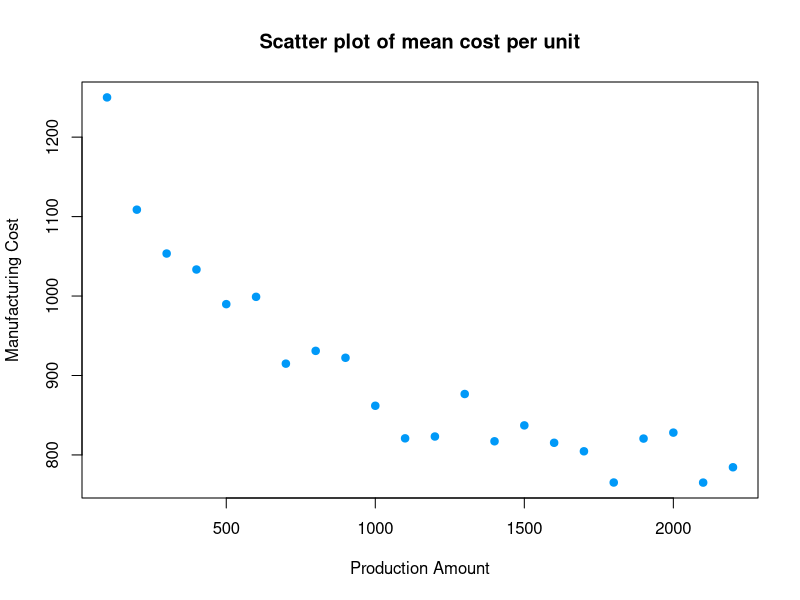
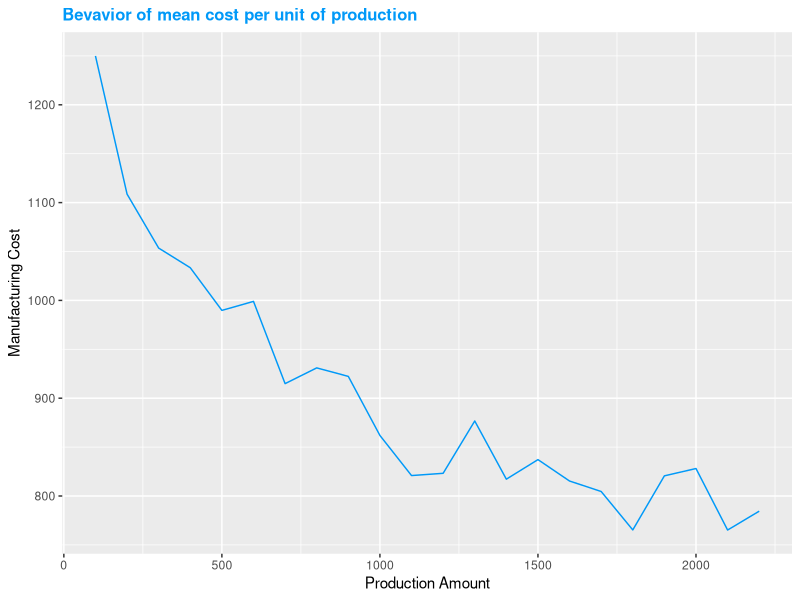
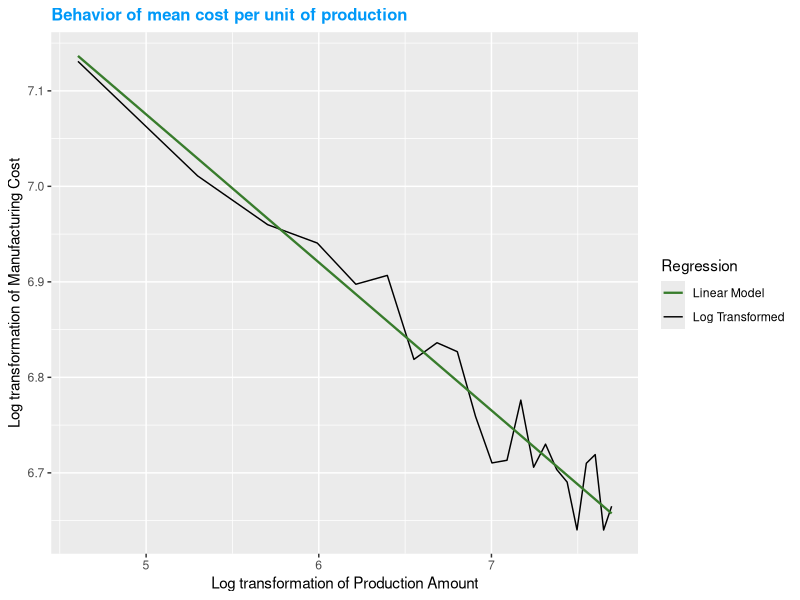
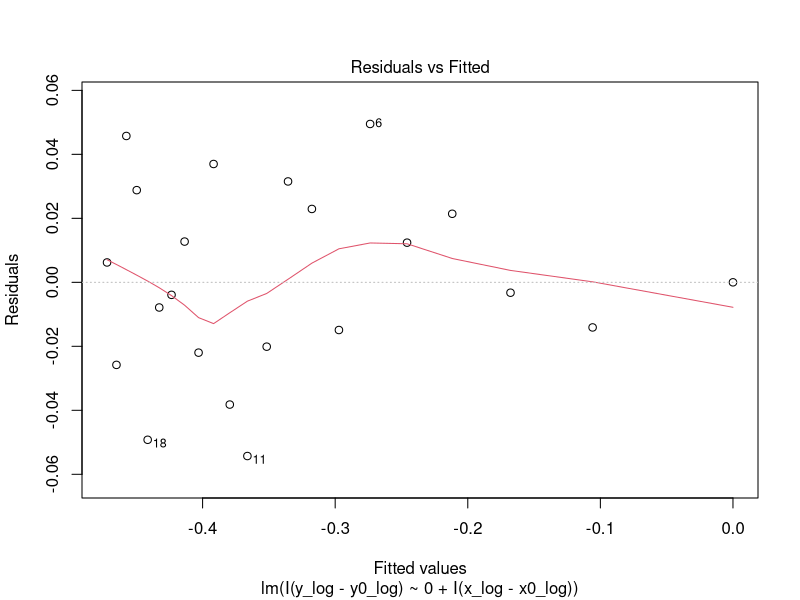
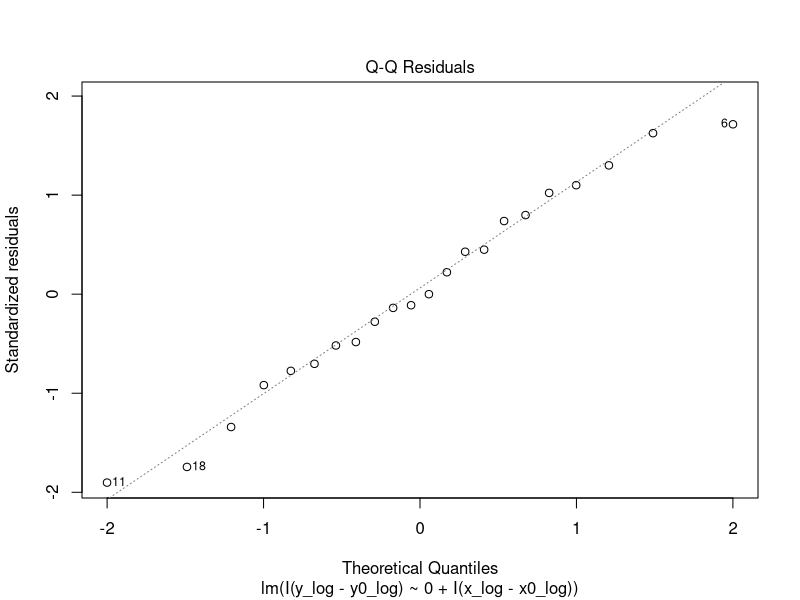
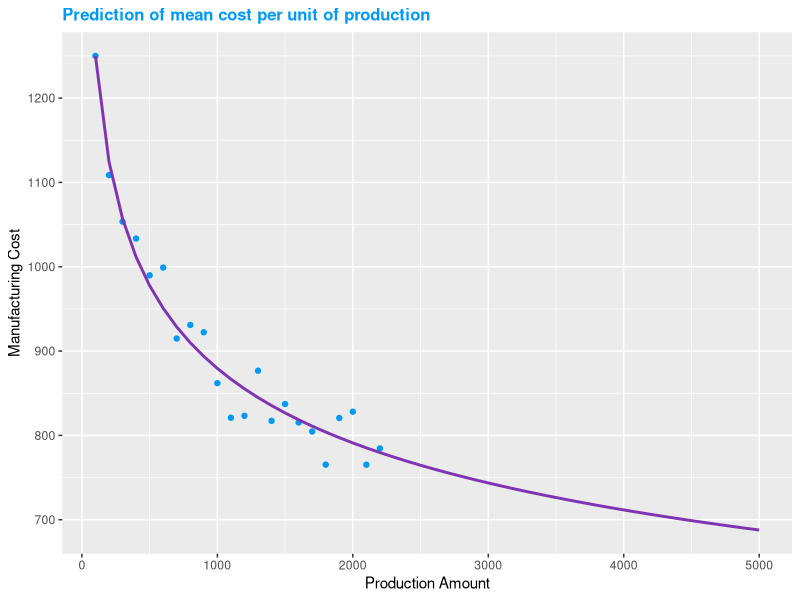
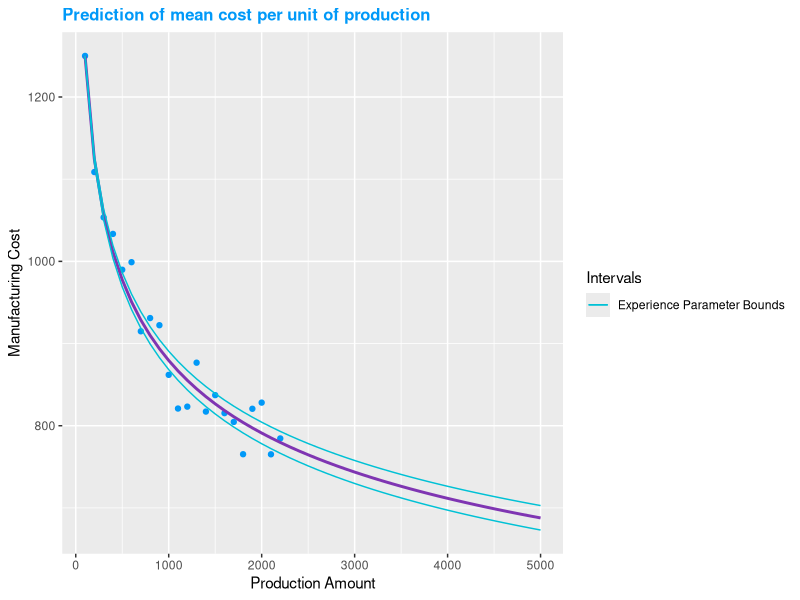
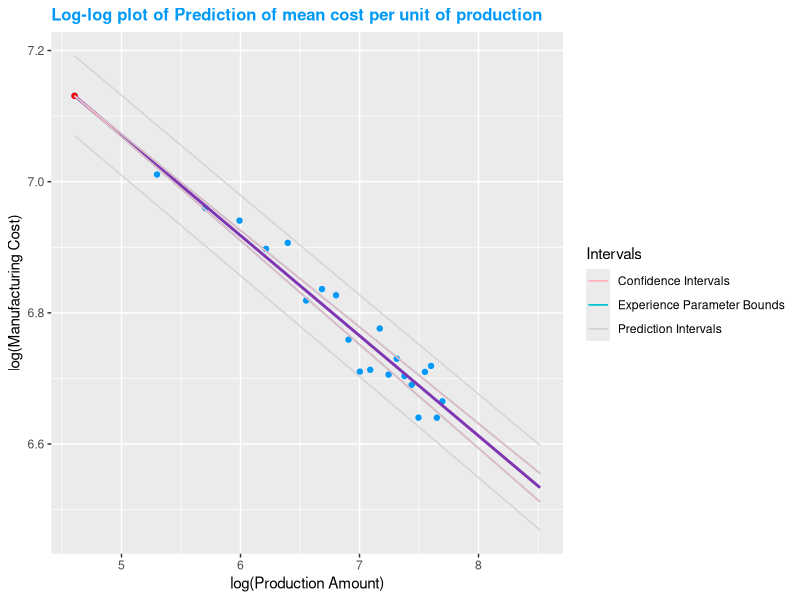

Write R code to recreate these figures, in order.
## ---- chunk 1
knitr::opts_chunk$set(message = FALSE, warning = FALSE)
## ---- chunk 2
rm(list=ls())
## ---- chunk 3
#import necesary libraries
library(data.table)
library(ggplot2)
library(kableExtra)
library(ggfortify)
## ---- chunk 4
#import data
sol_panels <- fread("Case_Stud_I.csv", sep = ",", header = T)

#display data extract
head(sol_panels) |> 
kbl() |> 
kable_classic_2(full_width = F)

#plot scatter plot of all available data
attach(sol_panels)
plot(number_of_solar_panels, manufacturing_cost, 
     main ="Scatter plot of mean cost per unit", 
     xlab = "Production Amount", 
     ylab = "Manufacturing Cost", 
     pch = 19, 
     col = "#0099F8")
detach(sol_panels)


#show curve with all available data
prod_curve_plot <- ggplot(data = sol_panels, 
                          aes(x= number_of_solar_panels, y = manufacturing_cost)) +
  geom_line(color = "#0099F8")+
  labs(title = "Bevavior of mean cost per unit of production", 
       x= "Production Amount", 
       y = "Manufacturing Cost")+
  theme(plot.title = element_text(color = "#0099F8", size = 12, face = "bold"))

#plot
prod_curve_plot
## ---- chunk 5
#plot the transformed variables
prod_curve_log <- ggplot(data = sol_panels, aes(x= log(number_of_solar_panels), y = log(manufacturing_cost), color = "Log Transformed")) +
  geom_line() +
  labs(title = "Behavior of mean cost per unit of production", 
       x= "Log transformation of Production Amount", 
       y = "Log transformation of Manufacturing Cost")+
  theme(plot.title = element_text(color = "#0099F8", size = 12, face = "bold"))+
  geom_smooth(method = "lm", 
              formula = y ~ x, 
              se = F,
              size = 0.8,
              aes(color = "Linear Model"))+
scale_color_manual(name = "Regression", values = c("Linear Model" = "#387C2C", "Log Transformed" = "black"))
prod_curve_log

## ---- chunk 6
#create a linear model passing througn first point in the data to predict experience curve values 
y_log=log(sol_panels$manufacturing_cost)
x_log=log(sol_panels$number_of_solar_panels)
y0_log = log(sol_panels$manufacturing_cost)[1]
x0_log = log(sol_panels$number_of_solar_panels)[1]

exp_curve_pred = lm(I(y_log-y0_log) ~ 0 + I(x_log-x0_log))
## ---- chunk 7
#check assumptions to see if model fits well
plot(exp_curve_pred, which=c(2,1))
summary(exp_curve_pred)
## ---- chunk 8
# get A from log-log fit intercept
intercept = y0_log - as.numeric(exp_curve_pred$coefficients[1])*(x0_log)

log_A <- intercept
A <- as.numeric(exp(log_A))
paste("A =",A)

#get b from log-log slope
b <- as.numeric(exp_curve_pred$coefficients[1])
paste("b =",b)
## ---- chunk 9
#progress ratio
prog_ratio = 2^b
paste("The progress ratio is:",prog_ratio)

#learning rate
learn_rate = 1-prog_ratio 
paste("The learning rate is:", learn_rate)
## ---- chunk 10
#create table with units up to 5000 cumulative
pred_cost_table <- data.frame("Production_Amount" = seq(100, 5000, 100))

#add column with predicted value
pred_cost_table["Pred_Cost"] <- (pred_cost_table$Production_Amount^b)*A
## ---- chunk 11

#create a plot to see real data vs prediction
pred_cost_plot <- ggplot() +
  geom_point(data = sol_panels,
             aes(x= number_of_solar_panels,
                 y = manufacturing_cost),
             color = "#0099F8") +
  geom_line(data = pred_cost_table,
            aes(x= Production_Amount,
                y = Pred_Cost),
            color = "#7F35B2",
            size = 1)+
  labs(title = "Prediction of mean cost per unit of production", 
       x= "Production Amount", 
       y = "Manufacturing Cost")+
  theme(plot.title = element_text(color = "#0099F8", size = 12, face = "bold"))
  
pred_cost_plot

## ---- chunk 12
#show last 4 periods
pred_cost_table[47:50,]
## ---- chunk 13
mean_cost <- mean(pred_cost_table[47:50, "Pred_Cost"])
paste("mean cost= ",mean_cost)
## ---- chunk 14
#calculate confidence intervals
CI = confint(exp_curve_pred)

b_upper = CI[1,2]
b_lower = CI[1,1]

#we want all cureves to go through first point so A_lower*x0^b_lower=A*x0^b so:

#non transformed data first point:
x0 = exp(x0_log)
y0 = exp(y0_log)

A_upper = A*x0^(b-b_upper)
A_lower = A*x0^(b-b_lower)

#add individual CI per prod level
pred_cost_table["Upper_Bound"] <- A_upper*((pred_cost_table$Production_Amount)^b_upper)
pred_cost_table["Lower_Bound"] <- A_lower*((pred_cost_table$Production_Amount)^b_lower)
head(pred_cost_table,5)

#plot CI regressions in same graph
pred_cost_plot_CI <-
  pred_cost_plot +
  geom_line(data = pred_cost_table,
            aes(x= Production_Amount, y = Upper_Bound, color = "Experience Parameter Bounds"))+
  geom_line(data = pred_cost_table,
            aes(x= Production_Amount, y = Lower_Bound, color = "Experience Parameter Bounds"))+
  scale_color_manual(name = "Intervals",
                     values = c("Experience Parameter Bounds" = "#00C1D5"))
pred_cost_plot_CI
## ---- chunk 15
#create summary of average values for last 400 units
avg_values <- data.frame("Avg Lower Bound" = round(mean(pred_cost_table[47:50,4]),2),
                        "Avg Production" = round(mean(pred_cost_table[47:50,2]),2),
                        "Avg Upper Bound" = round(mean(pred_cost_table[47:50,3]),2))

#display data extract
avg_values |> 
kbl() |> 
kable_classic_2(full_width = F)
## ---- chunk 16
# Predict confidence interval (and prediction interval)

newx = seq(100,5000,by = 100)

pred_int_pred <- predict(exp_curve_pred, newdata=data.frame(x_log=log(newx)), interval="prediction",
                         level = 0.95)
conf_int_pred <- predict(exp_curve_pred, newdata=data.frame(x_log=log(newx)), interval="confidence",
                         level = 0.95)

# summary(exp_curve_pred)
# summary(conf_int_pred)
head(conf_int_pred,5)
## ---- chunk 17
# 1. log transformed data plot
ggplot() +
  geom_point(data=sol_panels,
             aes(x= log(number_of_solar_panels),
                 y = log(manufacturing_cost)),
             color = "#0099F8") +
  geom_line(data=conf_int_pred,
            aes(x=log(newx),y=fit + y0_log),color="#7F35B2", 
            size = 1)+
  geom_point(aes(x0_log,y0_log), color="red") +
  #upper Experience parameter bound
  geom_line(data = pred_cost_table,
            aes(x= log(Production_Amount), y = log(Upper_Bound), color = "Experience Parameter Bounds"))+
  #lower Experience parameter bound
  geom_line(data = pred_cost_table,
            aes(x= log(Production_Amount), y = log(Lower_Bound), color = "Experience Parameter Bounds"))+
  #lower confidence interval
  geom_line(
            aes(x= log(newx),
                y = conf_int_pred[,2] + y0_log, color = "Confidence Intervals")) +
  #upper confidence interval
  geom_line(
            aes(x= log(newx),
                y = conf_int_pred[,3] + y0_log, color = "Confidence Intervals")) +
  #lower pred interval
  geom_line(
            aes(x= log(newx),
                y = pred_int_pred[,2] + y0_log, color = "Prediction Intervals")) +
  #upper pred interval
  geom_line(
            aes(x= log(newx),
                y = pred_int_pred[,3] + y0_log, color = "Prediction Intervals")) +
  labs(title = "Log-log plot of Prediction of mean cost per unit of production",
       x= "log(Production Amount)",
       y = "log(Manufacturing Cost)")+
  theme(plot.title = element_text(color = "#0099F8", size = 12, face = "bold")) +
  scale_color_manual(name = "Intervals", 
                     values = c("Experience Parameter Bounds" = "#00C1D5", "Confidence Intervals" = "lightpink", "Prediction Intervals"="lightgrey"))
## ---- chunk 18
# non transformed data plot

ggplot() +
  geom_point(data=sol_panels,
             aes(x= number_of_solar_panels,
                 y = manufacturing_cost),
             color = "#0099F8") +
  geom_line(data=conf_int_pred,
            aes(x=newx,y=exp(fit+y0_log)),color="#7F35B2", 
            size = 1)+
  geom_point(aes(x0,y0), color="red") +
  #upper Experience parameter bound
  geom_line(data = pred_cost_table,
            aes(x= Production_Amount, y = Upper_Bound, color = "Experience Parameter Bounds"))+
  #lower Experience parameter bound
  geom_line(data = pred_cost_table,
            aes(x= Production_Amount, y = Lower_Bound, color = "Experience Parameter Bounds"))+
  #lower confidence interval
  geom_line(
            aes(x= newx,
                y = exp(conf_int_pred[,2]+y0_log), color = "Confidence Intervals")) +
  #upper confidence interval
  geom_line(
            aes(x= newx,
                y = exp(conf_int_pred[,3]+y0_log), color = "Confidence Intervals")) +
  #lower pred interval
  geom_line(
            aes(x= newx,
                y = exp(pred_int_pred[,2]+y0_log), color = "Prediction Intervals")) +
  #upper pred interval
  geom_line(
            aes(x= newx,
                y = exp(pred_int_pred[,3]+y0_log), color = "Prediction Intervals")) +
  labs(title = "Plot of Prediction of mean cost per unit of production",
       x= "log(Production Amount)",
       y = "log(Manufacturing Cost)")+
  theme(plot.title = element_text(color = "#0099F8", size = 12, face = "bold")) +
  scale_color_manual(name = "Intervals", 
                     values = c("Experience Parameter Bounds" = "#00C1D5", "Confidence Intervals" = "lightpink", "Prediction Intervals"="lightgrey"))
## ---- chunk 19
#create summary of average values for last 400 units using confidence interval
avg_values <- data.frame("Interval type" = c("Experience Parameter Bounds","Confidence Interval",
                                             "Prediction Interval"),
                        "Avg Lower Bound" = c(round(mean(pred_cost_table[47:50,4]),2),
                                              round(mean(exp(conf_int_pred[47:50,"lwr"]+y0_log),2)),
                                              round(mean(exp(pred_int_pred[47:50,"lwr"]+y0_log),2))),
                        "Avg Production" = c(round(mean(pred_cost_table[47:50,2]),2),
                                             round(mean(exp(conf_int_pred[47:50,"fit"]+y0_log),2)),
                                             round(mean(exp(pred_int_pred[47:50,"fit"]+y0_log),2))),
                        "Avg Upper Bound" = c(round(mean(pred_cost_table[47:50,3]),2),
                                              round(mean(exp(conf_int_pred[47:50,"upr"]+y0_log),2)),
                                              round(mean(exp(pred_int_pred[47:50,"upr"]+y0_log),2))))


#display data extract
avg_values |> 
kbl() |> 
kable_classic_2(full_width = F)
